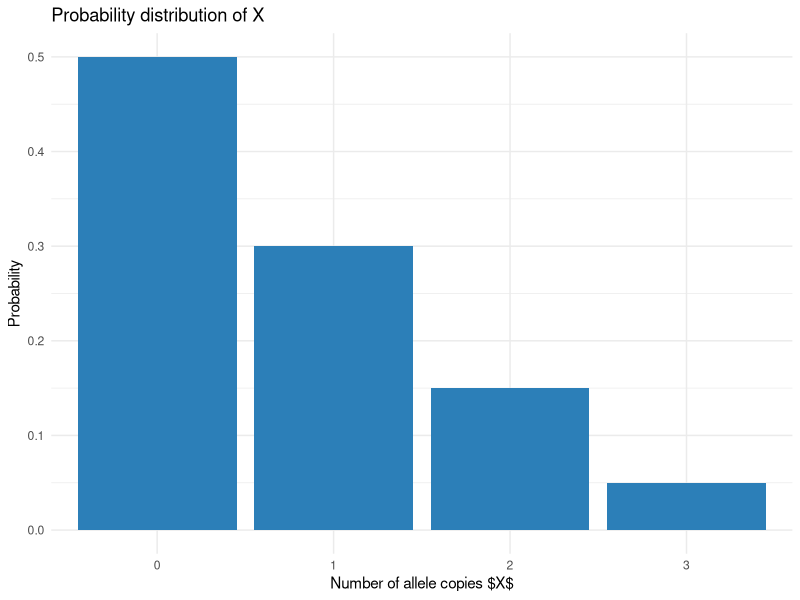
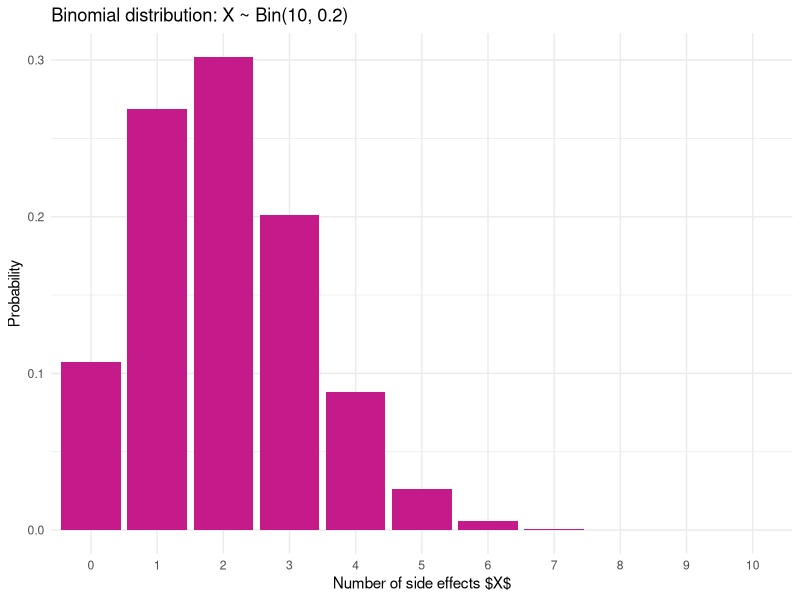

The R script that drew these images, in order:
## ---- chunk 1
#| echo: false
#| message: false
#| warning: false
library(tidyverse)
allele_dist <- tibble(
  copies = c(0, 1, 2, 3),
  prob   = c(0.50, 0.30, 0.15, 0.05)
)
ggplot(allele_dist, aes(x = factor(copies), y = prob)) +
  geom_col(fill = "#2c7fb8") +
  labs(x = "Number of allele copies $X$", y = "Probability",
       title = "Probability distribution of X") +
  theme_minimal()
## ---- chunk 2
#| echo: false
#| message: false
#| warning: false
library(tidyverse)
side_effects <- tibble(
  k = 0:10,
  prob = dbinom(k, size = 10, prob = 0.2)
)

ggplot(side_effects, aes(x = factor(k), y = prob)) +
  geom_col(fill = "#c51b8a") +
  labs(x = "Number of side effects $X$", y = "Probability",
       title = "Binomial distribution: X ~ Bin(10, 0.2)") +
  theme_minimal()
